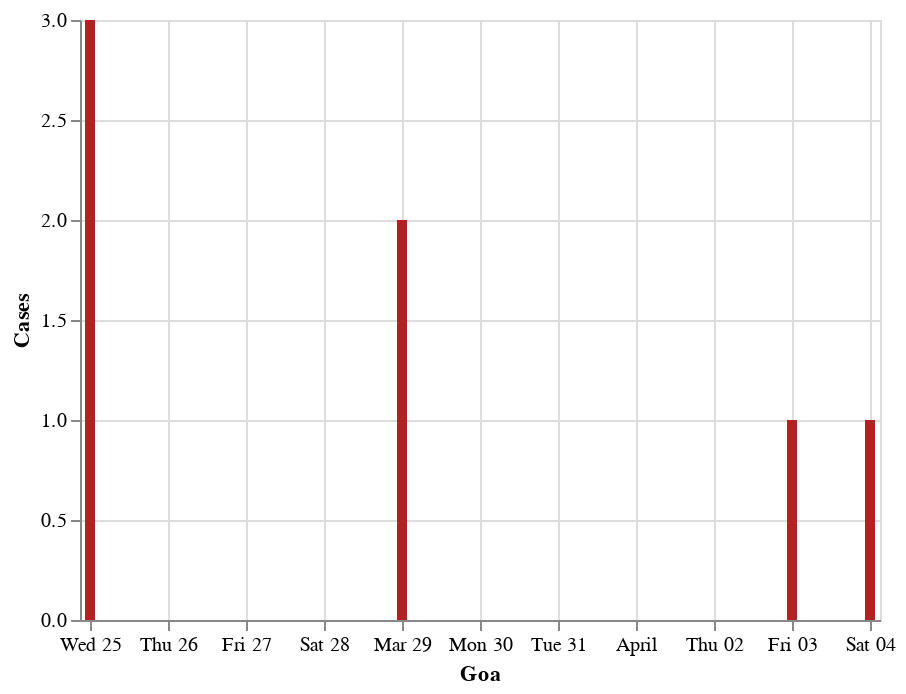

The notebook cell saved with this chart:
### Code cell
#hide_input

wb_df=graph_df.query("detected_state == 'Goa'").reset_index()
wb_df=wb_df[["diagnosed_date",0]]
wb_df.rename(columns={0:'Cases'},inplace=True)
wb_df=wb_df.groupby("diagnosed_date").sum().reset_index()
#wb_df
alt.Chart(wb_df).mark_bar(color='firebrick').encode(
    alt.X('diagnosed_date', title='Goa'),
    alt.Y('sum(Cases)', title='Cases')
).interactive()

### Figure 1 — Vega-Lite specification as saved in the notebook (floating-point values rounded to 4 significant figures)
{"config": {"view": {"continuousWidth": 400, "continuousHeight": 300}}, "data": {"name": "data-2cb79744ddbc2c16d2e016ad6f7c5ef9"}, "mark": {"type": "bar", "color": "firebrick"}, "encoding": {"x": {"type": "temporal", "field": "diagnosed_date", "title": "Goa"}, "y": {"type": "quantitative", "aggregate": "sum", "field": "Cases", "title": "Cases"}}, "selection": {"selector036": {"type": "interval", "bind": "scales", "encodings": ["x", "y"]}}, "$schema": "https://vega.github.io/schema/vega-lite/v4.8.1.json", "datasets": {"data-2cb79744ddbc2c16d2e016ad6f7c5ef9": [{"diagnosed_date": "2020-03-25T00:00:00", "Cases": 3}, {"diagnosed_date": "2020-03-29T00:00:00", "Cases": 2}, {"diagnosed_date": "2020-04-03T00:00:00", "Cases": 1}, {"diagnosed_date": "2020-04-04T00:00:00", "Cases": 1}]}}
